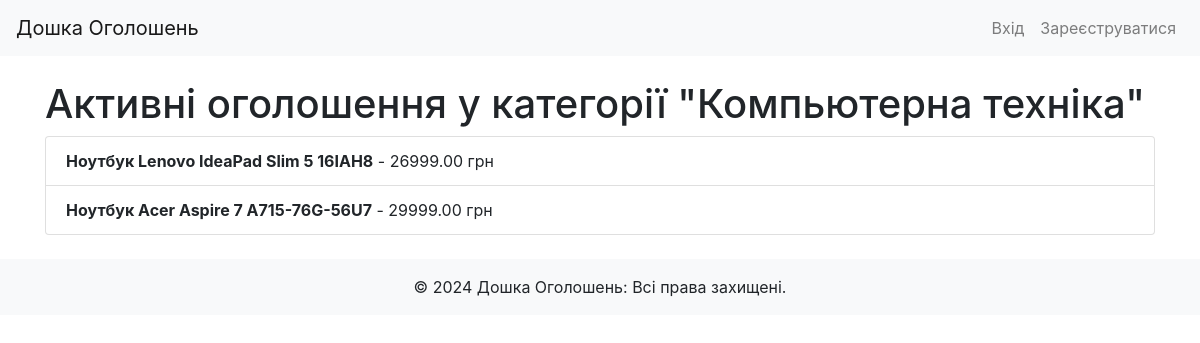
The app's page /active_ads/Компьютерна техніка/ with its own data.
### board/models.py (models this page shows, shortened)
class Category(models.Model):
    name: str = models.CharField(max_length=255, unique=True)
    description: str = models.TextField()
    def __str__(self) -> str:
        return self.name
    class Meta:
        verbose_name = "Категорія"
        verbose_name_plural = "Категорії"

class Ad(models.Model):
    title: str = models.CharField(max_length=255)
    description: str = models.TextField()
    price: float = models.DecimalField(
        max_digits=10,
        decimal_places=2,
        validators=[MinValueValidator(0.01)]
    )
    created_at: timezone.datetime = models.DateTimeField()
    updated_at: timezone.datetime = models.DateTimeField(auto_now=True)
    is_active: bool = models.BooleanField(default=True)
    user: models.ForeignKey = models.ForeignKey(User, on_delete=models.CASCADE)
    category: models.ForeignKey = models.ForeignKey('Category', on_delete=models.SET_NULL, null=True)
    class Meta:
        verbose_name: str = "Оголошення"
        verbose_name_plural: str = "Оголошення"

### board/views.py (the view)
# urls.py: path('active_ads/<str:category_name>/', views.active_ads_by_category_view, name='active_ads_by_category'),
def active_ads_by_category_view(request, category_name):
    try:
        category = Category.objects.get(name=category_name)
        active_ads = Ad.objects.filter(category=category, is_active=True)
    except Category.DoesNotExist:
        active_ads = []
        category = category_name
    return render(request, 'board/active_ads.html', {'active_ads': active_ads, 'category': category})

### board/templates/board/active_ads.html (shortened to what this page needs)
{% extends 'board/base.html' %}
{% block content %}
    <h1>Активні оголошення у категорії "{{ category }}"</h1>
    {% if active_ads %}
        <ul class="list-group">
            {% for ad in active_ads %}
                <li class="list-group-item">
                    <strong>{{ ad.title }}</strong> - {{ ad.price }} грн
                </li>
            {% endfor %}
        </ul>
    {% else %}
        <p>Немає активних оголошень у цій категорії.</p>
    {% endif %}
{% endblock %}

### records on screen
Category: name "Компьютерна техніка"
Ad: title "Ноутбук Lenovo IdeaPad Slim 5 16IAH8", price "26999.00"
Ad: title "Ноутбук Acer Aspire 7 A715-76G-56U7", price "29999.00"
